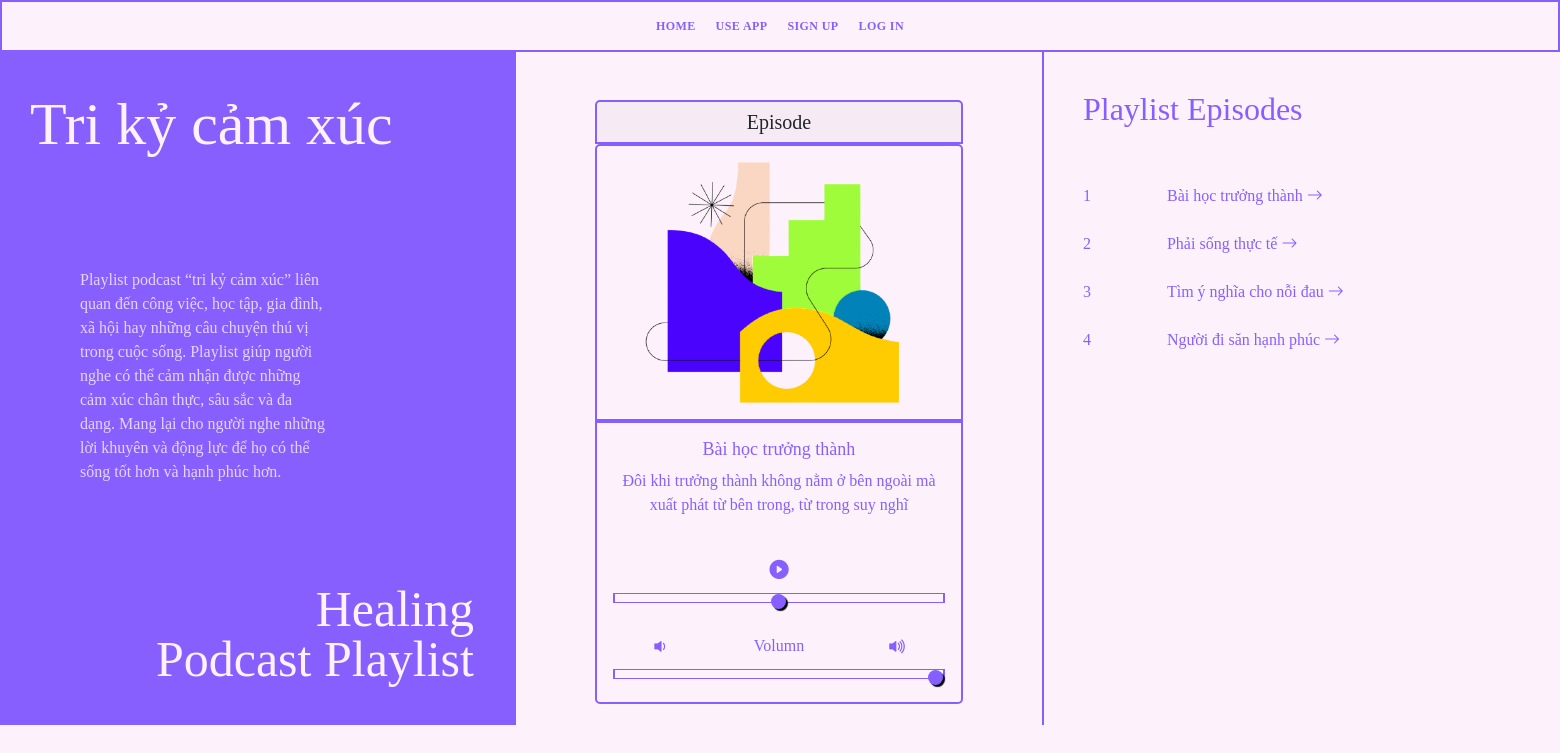
The page /playlist_play/1 on the database its author committed.
### app.py (models this page shows)
class Playlists(db.Model):
    id = db.Column(db.Integer, primary_key=True)
    title = db.Column(db.String(255), nullable=False)
    description = db.Column(db.Text, nullable=False)
    audios = db.relationship('Audio', backref='playlist')

class Audio(db.Model):
    id = db.Column(db.Integer, primary_key=True)
    name = db.Column(db.String(64), unique=True)
    title = db.Column(db.String(255), nullable=False)
    description = db.Column(db.Text, nullable=False)
    path = db.Column(db.String(256))
    date_posted = db.Column(db.DateTime, default=datetime.utcnow)
    playlist_id = db.Column(db.Integer, db.ForeignKey('playlists.id'))

### app.py (the view)
@app.route("/playlist_play/<int:id>", methods=["GET", "POST"])
def playlist_play(id):
    playlist = Playlists.query.get_or_404(id)
    podcast = Audio.query.filter_by(playlist_id=id).first()
    name = 'audio_files/' + podcast.name
    all_podcasts = Audio.query.order_by(Audio.date_posted)
    return render_template('playlist_play.html', playlist=playlist, podcast=podcast, name=name, all_podcasts=all_podcasts)

### form_backup.py
class SearchForm(FlaskForm):
    searched = StringField("Searched", validators=[DataRequired()])
    submit = SubmitField("Search now")

### app.py (called while the page is built)
@app.context_processor
def base():
    form = SearchForm()
    return dict(form=form)

### templates/playlist_play.html (shortened to what this page needs)
{% include 'navbar3.html' %}
    <div class="row">
        <div class="col-4" style="background-color: var(--purple-color); height: 675px; margin-top: 50px;">
            <h1 class="text-bg medium-heading" style="margin-left:30px; margin-top: 50px;">{{playlist.title}}</h1>
            <p class="text-bg opacity-8" style="margin-left: 80px; margin-top: 120px; max-width: 250px;">{{playlist.description}}</p>
            <h1 class="text-bg small-heading text-right" style="margin-right:30px; margin-top: 100px;">Healing <br> Podcast Playlist</h1>
        </div>
        <div class="col-4 text-center border-right " style="margin-top: 50px;">
            <div class="card up" style="width: 23rem; margin: auto; margin-top:50px; ">
              <h5 class="card-header border-purple">Episode</h5>
              <img src="{{ url_for('static', filename = 'imgs/shapes/rm_6.png') }}" class="card-img-top border-purple" style="background: transparents;">
              <div class="card-body card-primary-color">
                <h4 class="card-title">{{podcast.title}}</h4>
                <p class="card-text">{{podcast.description}}</p>
                <br>
                <div id="audio-player-container">
                  <div id="seek-container">
                    <div class="row">
                      <div class="col">
                      </div>
                      <div class="col" style="font-size: larger;">
                        <div id="play-pause-container">
                          <i id="play-button" class="bi bi-play-circle-fill"></i>
                        </div>
                      </div>
                      <div class="col">
                      </div>
                    </div>
                    <input id="seekslider" class="my-slider" type="range" min="0" step="1" value="">
                  </div>
                  <br>
                  <div id="volume-container">
                    <div class="row">
                      <div class="col">
                        <div id="vol-down-btn" class="vol-btn" style="font-size:larger">
                          <i class="bi bi-volume-down-fill"></i>
                        </div>
                      </div>
                      <div class="col">
                        <div>Volumn</div>
                      </div>
                      <div class="col">
                        <div id="vol-up-btn" class="vol-btn" style="font-size:larger">
                          <i class="bi bi-volume-up-fill"></i>
                        </div>
                      </div>
                    </div>
                    <input id="volume-slider" class="my-slider" type="range" min="0" max="1" value="1" step="0.1"> <br>
                  </div>
                </div>
              </div>
            </div>
        </div>
        <div class="col-4 text-purple" style="margin-top: 90px;">
          <div class="container" style="margin-left: 15px">
            <h2 class="moveLeft">Playlist Episodes</h2>
            <br><br>
            {% for podcast in all_podcasts %}
              {% if podcast.playlist_id == playlist.id %}
                <div class="row border-bottom-episode episode moveLeft">
                  <div class="col-2">
                    <div>{{podcast.id}}</div>
                  </div>
                  <div class="col-10">
                    <a href="{{url_for('podcast', id=podcast.id)}}">{{podcast.title}} <i class="bi bi-arrow-right"></i></a>
                  </div>
                </div>
                <br>
              {% endif %}
            {% endfor %}
          </div>
        </div>
    </div>

### static/css/index.css (style rules this page uses)
:root { --dark-color: black; --body-font-size: 1.2rem; --body-font-color: var(--purple-color); --body-font-active: #8774f1; --purple-color-dark: #5215fc; --purple-color: #885fff; --purple-color-light: #8774f1; --pink-color: #ee93a9; --light-color: #febfad; --bg-color: #fdf2fc; --dark-light-color: #1e1e1e; --bs-border-width: 1px; --bs-border-style: solid; --white-color: white; --gray-color: #f1f1f1; }
body { background-color: var(--bg-color); background-attachment: fixed; color: #4e4e4e; font-family: Cambria, Cochin, Georgia, Times, 'Times New Roman', serif; max-width: 100%; overflow-x: hidden; }
a { color: var(--purple-color); text-decoration: none; transition: all 0.5s; }
.my-slider { appearance: none; width: 100%; height: 10px; border: 2px solid var(--purple-color); }
.border-purple { border: 2px solid var(--purple-color); }
.border-right { border-right: 2px solid var(--purple-color); }
.text-purple { color: var(--purple-color-light); }
.text-bg { color: var(--bg-color); }
.medium-heading { font-size: 60px; line-height: 80%; }
.small-heading { font-size: 50px; line-height: 100%; }
.text-right { text-align: right; }
.card { --bs-card-bg: transparent; }
.card-primary-color { background-color: var(--bg-color); color: var(--purple-color); border: 2px solid var(--purple-color); border-bottom-left-radius: 5px; border-bottom-right-radius: 5px; }
.opacity-8 { opacity: 0.8; }
.card-title { font-size: 18px; }
.text-purple { color: var(--purple-color); }
.moveLeft { opacity: 0; filter: blur(10px); transform: translateX(400px); transition: all 1.5s; }
.moveLeftAlready { opacity: 1; filter: blur(0); transform: translateX(0); }
.up { opacity: 0; filter: blur(10px); transform: translateY(200px); transition: all 1.5s; }
.upAlready { opacity: 1; filter: blur(0); transform: translateY(0); }

### rows shown on the page
Playlists: title "Tri kỷ cảm xúc", description "Playlist podcast “tri kỷ cảm xúc” liên quan đến công việc, học tập, gia đình, xã hội hay những câu chuyện thú vị trong cuộc sống. Playlist giúp người nghe có thể cảm nhận được những cảm xúc chân thực, sâu sắc và đa dạng. Mang lại cho người nghe những lời khuyên và động lực để họ có thể sống tốt hơn và hạnh phúc hơn."
Audio: title "Bài học trưởng thành", description "Đôi khi trưởng thành không nằm ở bên ngoài mà xuất phát từ bên trong, từ trong suy nghĩ", id "1"
Audio: id "2", title "Phải sống thực tế"
Audio: id "3", title "Tìm ý nghĩa cho nỗi đau"
Audio: id "4", title "Người đi săn hạnh phúc"
